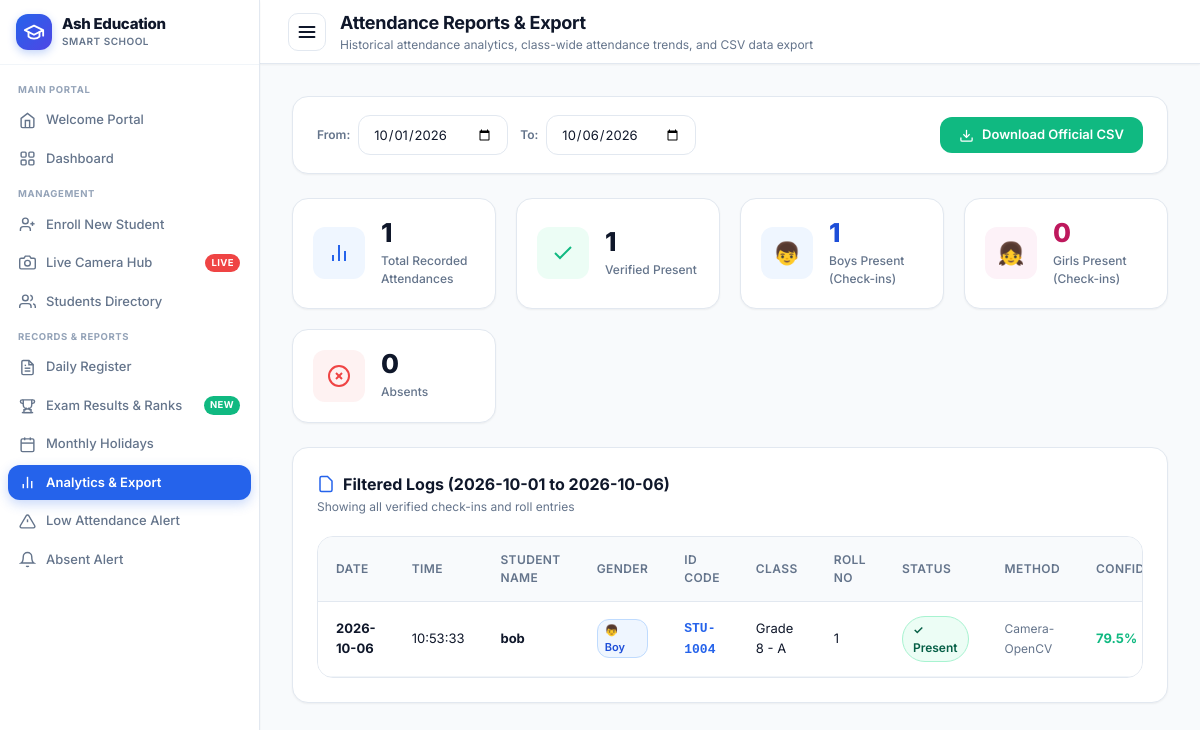
Screenshot of /reports?grade=Grade+8 with the database file from the repository.
### tables this page shows
CREATE TABLE attendance (
        id INTEGER PRIMARY KEY AUTOINCREMENT,
        student_id TEXT NOT NULL,
        date TEXT NOT NULL,
        time TEXT NOT NULL,
        status TEXT NOT NULL DEFAULT 'Present',
        method TEXT NOT NULL DEFAULT 'Camera-OpenCV',
        confidence REAL DEFAULT 0.0,
        notes TEXT,
        created_at TIMESTAMP DEFAULT CURRENT_TIMESTAMP,
        UNIQUE(student_id, date),
        FOREIGN KEY (student_id) REFERENCES students (student_id) ON DELETE CASCADE
    );

CREATE TABLE students (
        id INTEGER PRIMARY KEY AUTOINCREMENT,
        student_id TEXT UNIQUE NOT NULL,
        full_name TEXT NOT NULL,
        grade TEXT NOT NULL,
        section TEXT NOT NULL,
        roll_no TEXT NOT NULL,
        gender TEXT DEFAULT 'Other',
        guardian_name TEXT,
        guardian_phone TEXT,
        photo_path TEXT,
        status TEXT DEFAULT 'Active',
        created_at TIMESTAMP DEFAULT CURRENT_TIMESTAMP
    , parent_phone TEXT, category TEXT DEFAULT 'General', dob TEXT DEFAULT '');

### backend/app.py (the view)
@app.route('/reports')
def reports():
    start_date = request.args.get('start_date', (date.today().replace(day=1)).isoformat())
    end_date = request.args.get('end_date', date.today().isoformat())
    grade = request.args.get('grade', session.get('selected_grade', 'All'))
    session['selected_grade'] = grade
    records = get_attendance_reports(start_date=start_date, end_date=end_date, grade=grade)
    total_logs = len(records)
    present_cnt = sum(1 for r in records if r['status'] == 'Present')
    late_cnt = sum(1 for r in records if r['status'] == 'Late')
    excused_cnt = sum(1 for r in records if r['status'] == 'Excused')
    absent_cnt = sum(1 for r in records if r['status'] == 'Absent')
    boys_present = sum(1 for r in records if r.get('status') in ('Present', 'Late') and str(r.get('gender', '')).lower() in ('male', 'boy', 'm'))
    girls_present = sum(1 for r in records if r.get('status') in ('Present', 'Late') and str(r.get('gender', '')).lower() in ('female', 'girl', 'f'))
    return render_template(
        'reports.html',
        records=records,
        start_date=start_date,
        end_date=end_date,
        selected_grade=grade,
        total_logs=total_logs,
        present_cnt=present_cnt,
        late_cnt=late_cnt,
        excused_cnt=excused_cnt,
        absent_cnt=absent_cnt,
        boys_present=boys_present,
        girls_present=girls_present
    )

### backend/app.py (called while the page is built)
@app.context_processor
def inject_global_grade():
    active_grade = session.get('selected_grade', 'All')
    all_students = get_all_students()
    all_grades = sorted(list(set(s['grade'] for s in all_students if s.get('grade'))))
    return {
        'active_grade': active_grade,
        'all_campus_grades': all_grades
    }

### backend/database.py (called while the page is built)
def get_db_connection():
    conn = sqlite3.connect(DB_PATH)
    conn.execute("PRAGMA foreign_keys = ON")
    conn.row_factory = sqlite3.Row
    return conn

def get_attendance_reports(start_date=None, end_date=None, grade=None):
    conn = get_db_connection()
    cursor = conn.cursor()
    query = '''
    SELECT a.date, a.time, a.status, a.method, a.confidence,
           s.student_id, s.full_name, s.grade, s.section, s.roll_no, s.gender, s.guardian_phone
    FROM attendance a
    JOIN students s ON a.student_id = s.student_id
    WHERE 1=1
    '''
    params = []
    if start_date:
        query += ' AND a.date >= ?'
        params.append(start_date)
    if end_date:
        query += ' AND a.date <= ?'
        params.append(end_date)
    if grade and grade != 'All':
        query += ' AND s.grade = ?'
        params.append(grade)
    query += ' ORDER BY a.date DESC, a.time DESC'
    cursor.execute(query, params)
    rows = [dict(r) for r in cursor.fetchall()]
    conn.close()
    return rows

### frontend/templates/reports.html (shortened to what this page needs)
{% extends "base.html" %}
{% block page_heading %}Attendance Reports & Export{% endblock %}
{% block page_subheading %}Historical attendance analytics, class-wide attendance trends, and CSV data export{% endblock %}
{% block content %}
<div class="card" style="margin-bottom:24px; padding:18px 24px;">
  <form method="GET" action="{{ url_for('reports') }}" style="display:flex; justify-content:space-between; align-items:center; flex-wrap:wrap; gap:16px;">
    <div style="display:flex; align-items:center; gap:12px; flex-wrap:wrap;">
      <div style="display:flex; align-items:center; gap:8px;">
        <label for="start-date" style="font-size:12px; font-weight:600; color:var(--text-muted);">From:</label>
        <input type="date" id="start-date" name="start_date" class="form-control" value="{{ start_date }}" style="width:150px;" onchange="this.form.submit()">
      </div>
      <div style="display:flex; align-items:center; gap:8px;">
        <label for="end-date" style="font-size:12px; font-weight:600; color:var(--text-muted);">To:</label>
        <input type="date" id="end-date" name="end_date" class="form-control" value="{{ end_date }}" style="width:150px;" onchange="this.form.submit()">
      </div>
    </div>
    <div>
      <a href="{{ url_for('export_csv', start_date=start_date, end_date=end_date, grade='All') }}" class="btn btn-success">
        <svg width="15" height="15" viewBox="0 0 24 24" fill="none" stroke="currentColor" stroke-width="2">
          <path d="M21 15v4a2 2 0 0 1-2 2H5a2 2 0 0 1-2-2v-4"></path>
          <polyline points="7 10 12 15 17 10"></polyline>
          <line x1="12" y1="15" x2="12" y2="3"></line>
        </svg>
        <span>Download Official CSV</span>
      </a>
    </div>
  </form>
</div>
<div class="stats-grid" style="margin-bottom:24px; grid-template-columns: repeat(auto-fit, minmax(200px, 1fr));">
  <div class="stat-card">
    <div class="stat-icon blue">
      <svg width="24" height="24" viewBox="0 0 24 24" fill="none" stroke="currentColor" stroke-width="2">
        <line x1="18" y1="20" x2="18" y2="10"></line>
        <line x1="12" y1="20" x2="12" y2="4"></line>
        <line x1="6" y1="20" x2="6" y2="14"></line>
      </svg>
    </div>
    <div class="stat-content">
      <h3>{{ total_logs }}</h3>
      <p>Total Recorded Attendances</p>
    </div>
  </div>
  <div class="stat-card">
    <div class="stat-icon green">
      <svg width="24" height="24" viewBox="0 0 24 24" fill="none" stroke="currentColor" stroke-width="2">
        <polyline points="20 6 9 17 4 12"></polyline>
      </svg>
    </div>
    <div class="stat-content">
      <h3>{{ present_cnt }}</h3>
      <p>Verified Present</p>
    </div>
  </div>
  <div class="stat-card">
    <div class="stat-icon" style="background:#eff6ff; color:#2563eb;">
      <span style="font-size:22px;">👦</span>
    </div>
    <div class="stat-content">
      <h3 style="color:#1d4ed8;">{{ boys_present }}</h3>
      <p>Boys Present (Check-ins)</p>
    </div>
  </div>
  <div class="stat-card">
    <div class="stat-icon" style="background:#fdf2f8; color:#be185d;">
      <span style="font-size:22px;">👧</span>
    </div>
    <div class="stat-content">
      <h3 style="color:#be185d;">{{ girls_present }}</h3>
      <p>Girls Present (Check-ins)</p>
    </div>
  </div>
  <div class="stat-card">
    <div class="stat-icon rose">
      <svg width="24" height="24" viewBox="0 0 24 24" fill="none" stroke="currentColor" stroke-width="2">
        <circle cx="12" cy="12" r="10"></circle>
        <line x1="15" y1="9" x2="9" y2="15"></line>
        <line x1="9" y1="9" x2="15" y2="15"></line>
      </svg>
    </div>
    <div class="stat-content">
      <h3>{{ absent_cnt }}</h3>
      <p>Absents</p>
    </div>
  </div>
</div>
<div class="card">
  <div class="card-header">
    <div>
      <div class="card-title">
        <svg width="18" height="18" viewBox="0 0 24 24" fill="none" stroke="currentColor" stroke-width="2" style="color:var(--primary);">
          <path d="M14 2H6a2 2 0 0 0-2 2v16a2 2 0 0 0 2 2h12a2 2 0 0 0 2-2V8z"></path>
        </svg>
        Filtered Logs ({{ start_date }} to {{ end_date }})
      </div>
      <div class="card-subtitle">Showing all verified check-ins and roll entries</div>
    </div>
  </div>
  {% if records and records|length > 0 %}
    <div class="table-responsive">
      <table class="custom-table">
        <thead>
          <tr>
            <th>Date</th>
            <th>Time</th>
            <th>Student Name</th>
            <th>Gender</th>
            <th>ID Code</th>
            <th>Class</th>
            <th>Roll No</th>
            <th>Status</th>
            <th>Method</th>
            <th>Confidence</th>
          </tr>
        </thead>
        <tbody>
          {% for r in records %}
            <tr>
              <td><strong>{{ r.date }}</strong></td>
              <td>{{ r.time }}</td>
              <td><strong>{{ r.full_name }}</strong></td>
              <td>
                {% if r.gender and r.gender|lower in ['male', 'boy', 'm'] %}
                  <span class="gender-tag-pill boy">👦 Boy</span>
                {% elif r.gender and r.gender|lower in ['female', 'girl', 'f'] %}
                  <span class="gender-tag-pill girl">👧 Girl</span>
                {% else %}
                  <span class="gender-tag-pill other">{{ r.gender or 'N/A' }}</span>
                {% endif %}
              </td>
              <td><span style="font-family:monospace; color:var(--primary); font-weight:600;">{{ r.student_id }}</span></td>
              <td>{{ r.grade }} - {{ r.section }}</td>
              <td>{{ r.roll_no }}</td>
              <td>
                {% if r.status == 'Present' %}
                  <span class="badge badge-present">✓ Present</span>
                {% elif r.status == 'Late' %}
                  <span class="badge badge-late">⏱ Late</span>
                {% else %}
                  <span class="badge badge-excused">{{ r.status }}</span>
                {% endif %}
              </td>
              <td>
                <span style="font-size:12px; color:var(--text-muted);">{{ r.method }}</span>
              </td>
              <td>
                {% if r.confidence and r.confidence > 0 %}
                  <span style="font-weight:700; color:var(--success);">{{ r.confidence }}%</span>
                {% else %}
                  <span style="color:var(--text-light); font-size:12px;">--</span>
                {% endif %}
              </td>
            </tr>
          {% endfor %}
        </tbody>
      </table>
    </div>
  {% else %}
    <div style="text-align:center; padding:40px; color:var(--text-muted);">
      <p>No records found for the selected date range and filters.</p>
    </div>
  {% endif %}
</div>
{% endblock %}

### rows the page displays
attendance: date "2026-10-06", time "10:53:33", full_name "bob", student_id "STU-1004", grade "Grade 8", section "A", roll_no "1", status "✓ Present", method "Camera-OpenCV", confidence "79.5"

### other values shown
{{ total_logs }} "1"
{{ present_cnt }} "1"
{{ boys_present }} "1"
{{ girls_present }} "0"
{{ absent_cnt }} "0"
{{ start_date }} "2026-10-01"
{{ end_date }} "2026-10-06"
